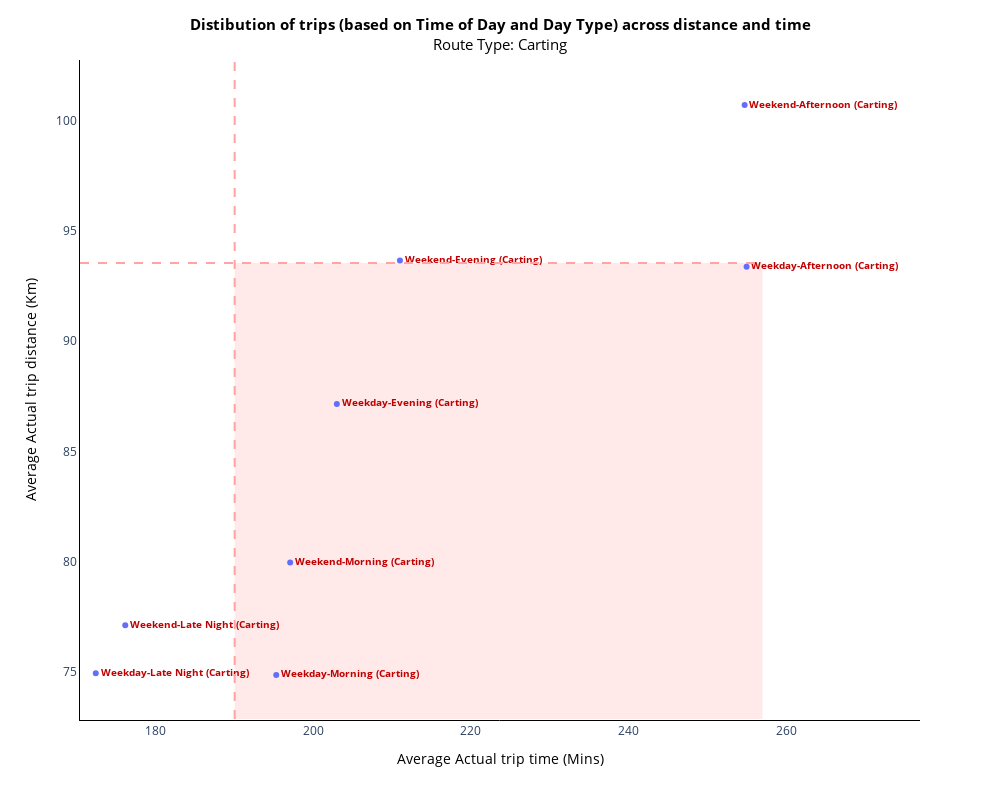

Notebook cell for this chart:
### Code cell
graph2(t12,10,'Carting',20)

### Figure 1 — Plotly figure (JSON) as saved in the notebook; plotly's stock layout.template omitted (floating-point values rounded to 4 significant figures)
{"data": [{"hovertemplate": "avg_start_scan_to_end_scan_calculated=%{x}<br>avg_trip_distance=%{y}<br>combo=%{text}<extra></extra>", "legendgroup": "", "marker": {"color": "#636efa", "symbol": "circle"}, "mode": "markers+text", "name": "", "orientation": "v", "showlegend": false, "text": ["<b>Weekday-Afternoon (Carting) </b>", "<b>Weekday-Evening (Carting) </b>", "<b>Weekday-Late Night (Carting) </b>", "<b>Weekday-Morning (Carting) </b>", "<b>Weekend-Afternoon (Carting) </b>", "<b>Weekend-Evening (Carting) </b>", "<b>Weekend-Late Night (Carting) </b>", "<b>Weekend-Morning (Carting) </b>"], "textfont": {"color": "#C00000", "size": 10}, "textposition": "middle right", "type": "scatter", "x": [255.0, 203.0, 172.4, 195.3, 254.7, 211.0, 176.2, 197.1], "xaxis": "x", "y": [93.39, 87.16, 74.91, 74.84, 100.7, 93.67, 77.1, 79.95], "yaxis": "y"}], "layout": {"height": 800, "legend": {"tracegroupgap": 0}, "margin": {"t": 60}, "paper_bgcolor": "rgba(0, 0, 0, 0)", "plot_bgcolor": "rgba(0, 0, 0, 0)", "shapes": [{"line": {"color": "#FFA3A3", "dash": "dash"}, "type": "line", "x0": 190.0, "x1": 190.0, "y0": 72.84, "y1": 102.7}, {"line": {"color": "#FFA3A3", "dash": "dash"}, "type": "line", "x0": 170.4, "x1": 257.0, "y0": 93.55, "y1": 93.55}, {"fillcolor": "rgba(255,183,183,0.3)", "layer": "below", "line": {"width": 0}, "path": "M 190.0400872323553 72.84012411114888 L 190.0400872323553 93.55158174708846 L 256.97341211226 93.55158174708846 L 256.97341211226 72.84012411114888 Z", "type": "path"}], "title": {"font": {"color": "black", "size": 15}, "text": "<b>Distibution of trips (based on Time of Day and Day Type) across distance and time</b><br>Route Type: Carting", "x": 0.5}, "width": 1000, "xaxis": {"anchor": "y", "domain": [0, 1], "linecolor": "black", "linewidth": 1, "range": [170.4, 277.0], "showgrid": false, "showline": true, "title": {"font": {"color": "black", "size": 14}, "text": "Average Actual trip time (Mins)"}, "type": "linear"}, "yaxis": {"anchor": "x", "autorange": true, "domain": [0, 1], "linecolor": "black", "linewidth": 1, "range": [72.79, 102.8], "showgrid": false, "showline": true, "title": {"font": {"color": "black", "size": 14}, "text": "Average Actual trip distance (Km)"}, "type": "linear"}}}
